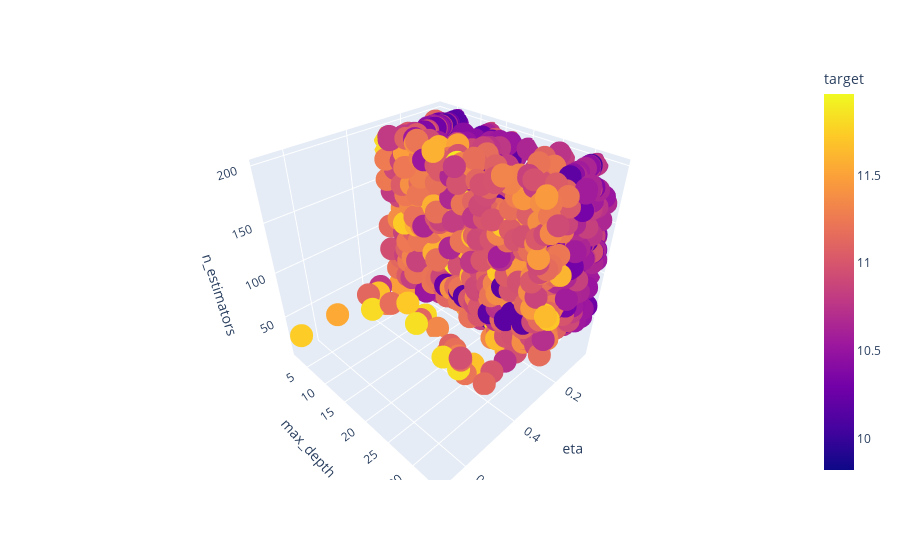

Write notebook code for a chart like this one.
### Code cell
px.scatter_3d(df2, x = "eta", y = "max_depth", z = "n_estimators", color = "target")

### Figure 1 — Plotly figure (JSON) as saved in the notebook; plotly's stock layout.template omitted (floating-point values rounded to 4 significant figures; data arrays with more than 128 entries replaced by an {"elided": "..."} marker saying what was removed)
{"data": [{"hovertemplate": "eta=%{x}<br>max_depth=%{y}<br>n_estimators=%{z}<br>target=%{marker.color}<extra></extra>", "legendgroup": "", "marker": {"color": {"elided": "1942 float values"}, "coloraxis": "coloraxis", "symbol": "circle"}, "mode": "markers", "name": "", "scene": "scene", "showlegend": false, "type": "scatter3d", "x": {"elided": "1942 float values"}, "y": {"elided": "1942 int values"}, "z": {"elided": "1942 int values"}}], "layout": {"coloraxis": {"colorbar": {"title": {"text": "target"}}, "colorscale": [[0, "#0d0887"], [0.1111, "#46039f"], [0.2222, "#7201a8"], [0.3333, "#9c179e"], [0.4444, "#bd3786"], [0.5556, "#d8576b"], [0.6667, "#ed7953"], [0.7778, "#fb9f3a"], [0.8889, "#fdca26"], [1, "#f0f921"]]}, "legend": {"tracegroupgap": 0}, "margin": {"t": 60}, "scene": {"domain": {"x": [0, 1], "y": [0, 1]}, "xaxis": {"title": {"text": "eta"}}, "yaxis": {"title": {"text": "max_depth"}}, "zaxis": {"title": {"text": "n_estimators"}}}}}
